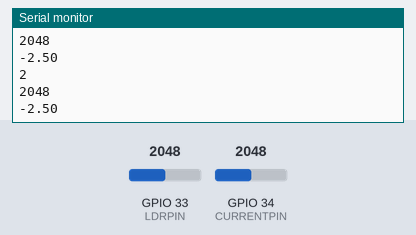
The sketch below on a simulated ESP32. Shown: the last lines printed to the serial monitor. The test bench sets the inputs (shaded band); at power-on: GPIO 33 (LDRPIN) = 2048, GPIO 34 (CURRENTPIN) = 2048. A WiFi scan finds three made-up networks.

Above: at 3.2 s.
3.3 s: GPIO 33 (LDRPIN) set to 2866
At 4.6 s:
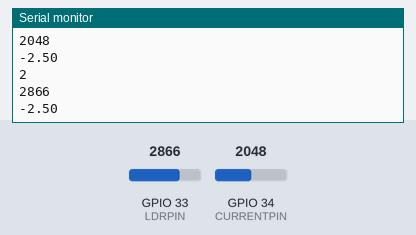
4.8 s: GPIO 34 (CURRENTPIN) set to 2866
At 5.8 s:
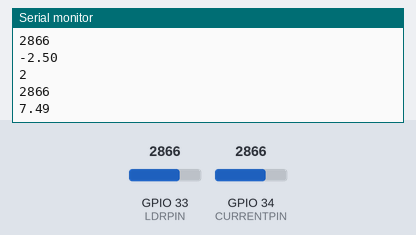
6.3 s: GPIO 33 (LDRPIN) set to 3603
At 7.6 s:
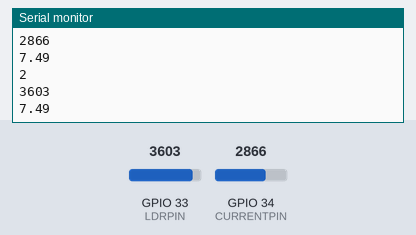
7.8 s: GPIO 34 (CURRENTPIN) set to 3603
At 8.6 s:
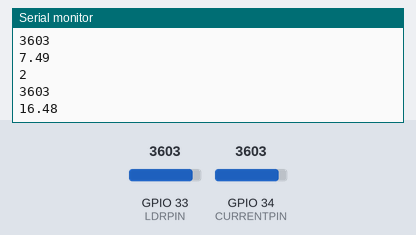
Timing chart, 0 to 10.3 s (numbered marks = the images above; inputs shaded):
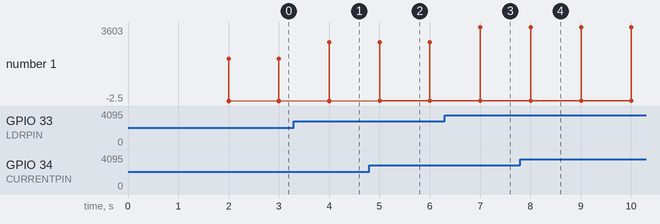

The sketch:

Pole2.ino
```cpp
#include <esp_now.h>
#include <WiFi.h>
#include <esp_wifi.h>

#define SENSOR_ID 2
#define LDRPIN 33
#define CURRENTPIN 34
int value=0;
int currentIndex =0;
int mVperAmp = 100; // 66 mV/A output sensitivity
int ACSoffset = 5500 / 2;

uint8_t S3Address[] = {0xE8, 0x6B, 0xEA, 0xDE, 0xAC, 0x68};

typedef struct struct_message {
  uint8_t sensorId=NULL;
  int ldrValue=NULL;
  float current=NULL;

} struct_message;
struct_message myData;

struct_message receivedData[2];
constexpr char WIFI_SSID[] = "Debangshu";

int32_t getWiFiChannel(const char *ssid) {
  int32_t n = WiFi.scanNetworks();
  if (n > 0) {
    for (uint8_t i = 0; i < n; i++) {
      if (strcmp(ssid, WiFi.SSID(i).c_str()) == 0) {
        return WiFi.channel(i);
      }
    }
  }
  return 0;
}

esp_now_peer_info_t S3PeerInfo;

void OnDataSent(const uint8_t *mac_addr, esp_now_send_status_t status) {
  Serial.print("\r\nLast Packet Send Status:\t");
  Serial.println(status == ESP_NOW_SEND_SUCCESS ? "Delivery Success" : "Delivery Fail");
}

void OnDataRecv(const esp_now_recv_info_t *recv_info, const uint8_t *data, int data_len){
  const uint8_t *mac_addr = recv_info->src_addr;
  if (data_len == sizeof(int)) {
    value=*data;
  }
  if (data_len == sizeof(struct_message)) {
    struct_message *incomingData = (struct_message *)data;
    receivedData[currentIndex].sensorId = incomingData->sensorId;
    receivedData[currentIndex].ldrValue = incomingData->ldrValue;
    receivedData[currentIndex++].current = incomingData->current;
  }
}

void setup() {
  Serial.begin(115200);
  WiFi.mode(WIFI_STA);

  int32_t channel = getWiFiChannel(WIFI_SSID);
  Serial.print("Channel:");
  Serial.println(channel);

  if (channel == 0) {
    Serial.println("Failed to get Wi-Fi channel.");
    return;
  }

  esp_wifi_set_channel(channel, WIFI_SECOND_CHAN_NONE);

  if (esp_now_init() != ESP_OK) {
    Serial.println("Error initializing ESP-NOW");
    return;
  }

  if (esp_now_init() != ESP_OK) {
    Serial.println("Error initializing ESP-NOW");
    return;
  }

  esp_now_register_recv_cb(OnDataRecv);
  esp_now_register_send_cb(OnDataSent);

  memcpy(S3PeerInfo.peer_addr, S3Address, 6);
  S3PeerInfo.channel = 0;
  S3PeerInfo.encrypt = false;
  if (esp_now_add_peer(&S3PeerInfo) != ESP_OK) {
    Serial.println("Failed to add S3 peer");
  }
}

void loop() {
  int ldrValue = analogRead(LDRPIN);
  float current = getCurrent(); // Function to calculate current using ACS712

  myData.sensorId = SENSOR_ID;
  myData.ldrValue = ldrValue;
  myData.current = current;

  receivedData[value++] = myData;

  esp_err_t result = esp_now_send(S3Address, (uint8_t *) &value, sizeof(value));

  if (result == ESP_OK) {
    for(int i=0;i<value;i++){
      esp_err_t result2 = esp_now_send(S3Address, (uint8_t *) &receivedData[i], sizeof(receivedData[i]));
      if(result2 == ESP_OK){

        Serial.println(receivedData[i].sensorId);
        Serial.println(receivedData[i].ldrValue);
        Serial.println(receivedData[i].current);
      }else {
      Serial.println("Error sending the data");
    }
    }
    value=0;
    currentIndex =0;
    myData.sensorId = NULL;
    myData.ldrValue = NULL;
    myData.current = NULL;
  }
  delay(1000);
}

float getCurrent() {
  int RawValue = analogRead(CURRENTPIN);
  float Voltage = (RawValue / 4096.0) * 5000; // mV
  float Amps = ((Voltage - ACSoffset) / mVperAmp);
  return Amps;
}
```

Measured:
- after the input at 3.3 s, the serial monitor: prints a new line after 0.70 s (image 1)
- after the input at 4.8 s, the serial monitor: prints a new line after 0.20 s (image 2)
- after the input at 6.3 s, the serial monitor: prints a new line after 0.71 s (image 3)
- after the input at 7.8 s, the serial monitor: prints a new line after 0.21 s (image 4)
- plotted number 1: -2.5 → 7.49 after the input at 4.8 s, 7.49 → 16.48 after the input at 7.8 s
